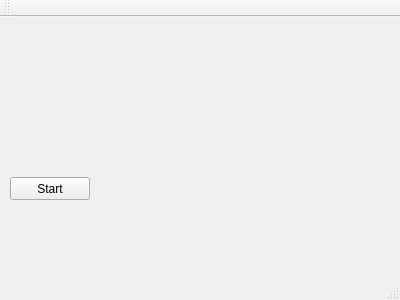
<?xml version="1.0" encoding="UTF-8"?>
<ui version="4.0">
 <class>MainWindow</class>
 <widget class="QMainWindow" name="MainWindow">
  <property name="geometry">
   <rect>
    <x>0</x>
    <y>0</y>
    <width>400</width>
    <height>300</height>
   </rect>
  </property>
  <property name="windowTitle">
   <string>MainWindow</string>
  </property>
  <widget class="QWidget" name="centralWidget">
   <widget class="QPushButton" name="startB">
    <property name="geometry">
     <rect>
      <x>10</x>
      <y>160</y>
      <width>80</width>
      <height>23</height>
     </rect>
    </property>
    <property name="text">
     <string>Start</string>
    </property>
   </widget>
   <widget class="QLabel" name="renderL">
    <property name="geometry">
     <rect>
      <x>10</x>
      <y>10</y>
      <width>361</width>
      <height>141</height>
     </rect>
    </property>
    <property name="text">
     <string/>
    </property>
   </widget>
  </widget>
  <widget class="QMenuBar" name="menuBar">
   <property name="geometry">
    <rect>
     <x>0</x>
     <y>0</y>
     <width>400</width>
     <height>20</height>
    </rect>
   </property>
  </widget>
  <widget class="QToolBar" name="mainToolBar">
   <attribute name="toolBarArea">
    <enum>TopToolBarArea</enum>
   </attribute>
   <attribute name="toolBarBreak">
    <bool>false</bool>
   </attribute>
  </widget>
  <widget class="QStatusBar" name="statusBar"/>
 </widget>
 <layoutdefault spacing="6" margin="11"/>
 <resources/>
 <connections/>
</ui>
